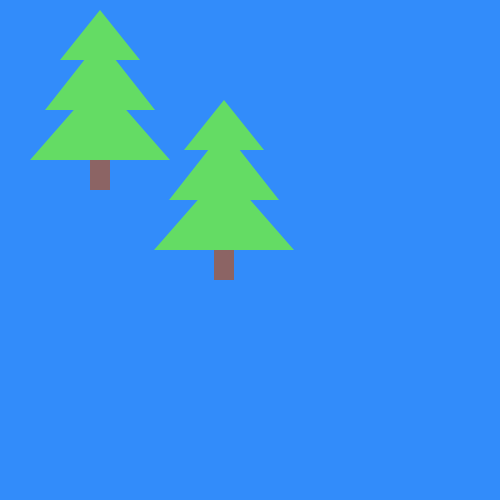
Frame 1 (no input)
Frame 60 (the mouse pressed at the canvas centre just before this capture): identical to frame 1, image omitted
Frame 120 (the mouse held since frame 60 and released just before this capture): identical to frame 1, image omitted

The Processing sketch that drew this single still picture (run headless with seeded random() and noise(); from frame 60 on, the mouse is pressed at the canvas centre):

// Processing sketch: tree
// ── tree.pde
void setup() {
  size(500, 500);
}

int x = 100;
int y = 10;

void stupidTree(int x, int y) {
  noStroke();
  fill(140, 100, 100);
  rect(x-10, y+140, 20, 40);
  fill(100, 220, 100);
  triangle(x, y+70, x+70, y+150, x-70, y+150);
  triangle(x, y+30, x+55, y+100, x-55, y+100);
  triangle(x, y, x+40, y+50, x-40, y+50);
}

void draw() {
  background(50, 140, 250);
  stupidTree(100, 10);
  stupidTree(224, 100);
}
